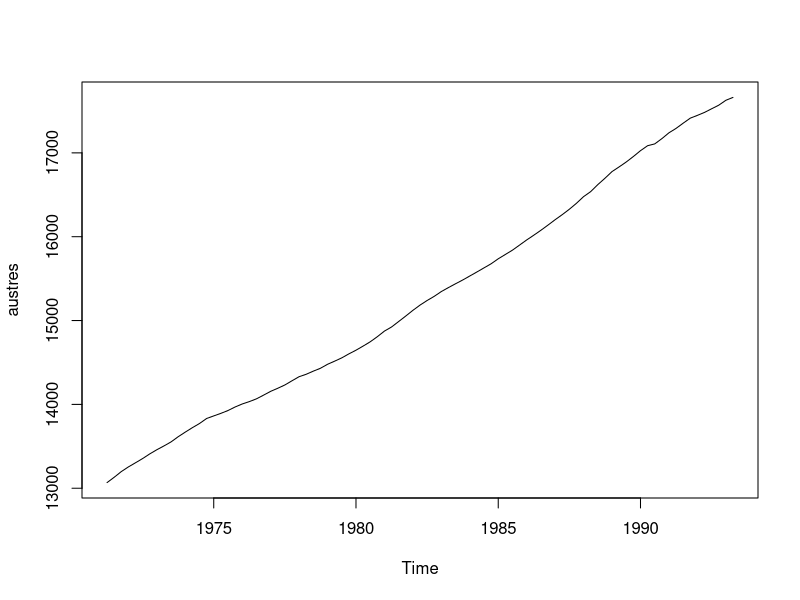
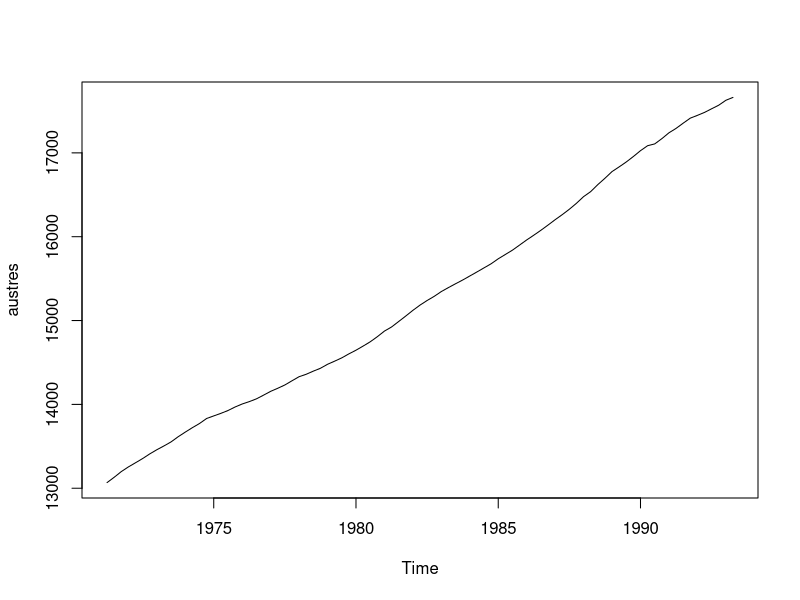
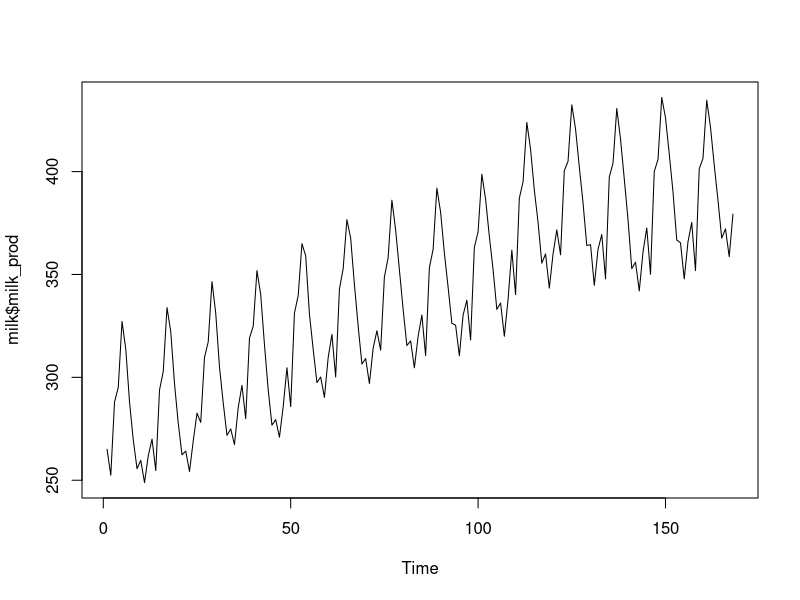
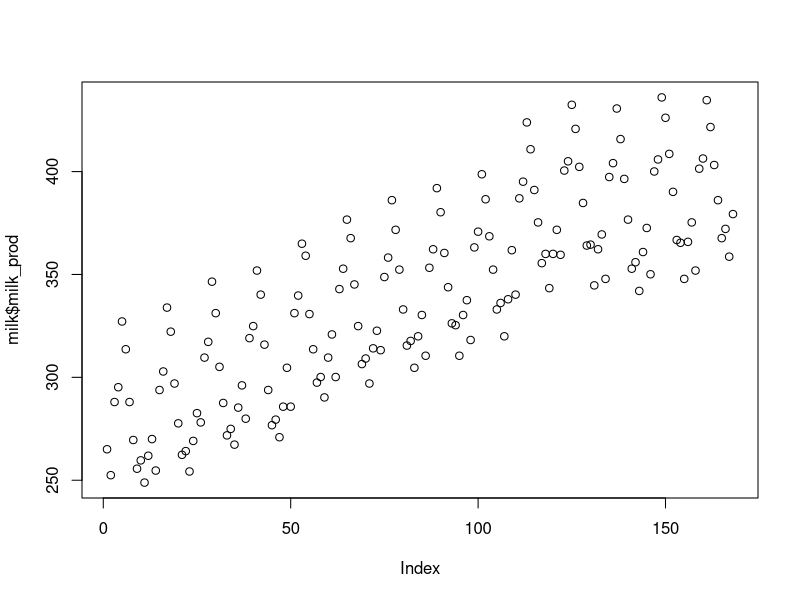
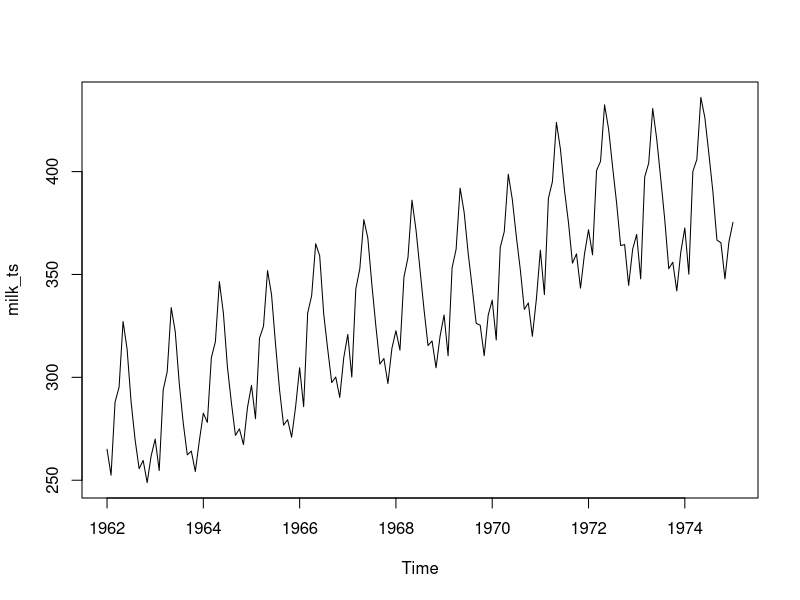

The R source for these figures, in order: (Note: this script raises an error after producing the figures.)
# Time series tutorial script

# Set working directory ----
setwd(dirname(rstudioapi::getActiveDocumentContext()$path))	

# Packages ----
library(ggplot2)
library(dplyr)
library(lubridate)
library(scales)
library(forecast)	

# Load data ----
# Quarterly time series, `ts` class
austres <- datasets::austres	

# Monthly time series, `dataframe` class
milk <- read.csv("monthly_milk.csv", stringsAsFactors = FALSE)
colnames(milk)[colnames(milk) == 'Monthly.milk.production..pounds.per.cow..Jan.62...Dec.75'] <- 'milk_prod'
milk$Month <- paste(milk$Month,"-01", sep = "")
milk$Month_time <- paste(milk$Month, "12:20:30")	# Exploring data types ----

# austres
austres
typeof(austres)
class(austres)
# Plot
plot.ts(austres)
plot(austres)	

# milk
milk$Month
class(milk)
typeof(milk$Month)
class(milk$Month)
head(milk)
# Plot
plot.ts(milk$milk_prod)
plot(milk$milk_prod)	

# Coercing a data frame to `ts` class ----
milk_ts <- ts(milk$milk_prod, start = 1962, end = 1975, freq = 12)	# Specify start and end year, freq (monthly = 12)
class(milk_ts)
plot.ts(milk_ts)
milk_ts	

# and back to a data frame
milk_df <- data.frame(milk_ts = c(milk_ts), time = c(time(milk_ts)))
milk_df	

# Changing a factor to a date / time ----
milk$Month_date <- as.Date(milk$Month)
class(milk$Month_date)
milk$Month_date
milk$Month_time_date <- as.POSIXct(milk$Month_time, format = "%Y-%m-%d %H:%M:%S")	
class(milk$Month_time_date)
typeof(milk$Month_time_date)
milk$Month_time_date

# Plotting with ggplot2 ----
# With `Date` class
ggplot(milk, aes(x = Month_date, y = milk_prod)) +
	geom_line() +
	scale_x_date(date_labels = "%Y", date_breaks = "1 year")	# Specify the label and breaks for x axis, takes `Date` class only	

ggplot(milk, aes(x = Month_date, y = milk_prod)) +
	geom_line() +
	scale_x_date(date_labels = "%m-%Y", date_breaks = "6 month")	# Specify the label and breaks for x axis, takes `Date` class only	

ggplot(milk, aes(x = Month_date, y = milk_prod)) +
	geom_line() +
	scale_x_date(date_labels = "%m-%Y", date_breaks = "6 month", limits = c(as.Date("1960-06-01"), NA))

ggplot(milk, aes(x = Month_date, y = milk_prod)) +
	geom_line() +
	scale_x_date(date_labels = "%m-%Y", date_breaks = "1 day")

ggplot(milk, aes(x = Month_date, y = milk_prod)) +
	geom_line()		

# With `POSIXct POSIXt` double class
ggplot(milk, aes(x = Month_time_date, y = milk_prod)) +
	geom_line() +
	scale_x_datetime(labels = date_format("%Y-%b"), date_breaks = "6 month")	# Specify the label and breaks for x axis, takes `Date` class only	

# Decomposition ----
milk_stl <- stl(milk_ts, s.window="period")
plot(milk_stl)
monthplot(milk_ts)
seasonplot(milk_ts)	

# Month, season, and trend plots with ggplot
# Trend plot
ggplot(milk, aes(x = Month_date, y = milk_prod)) +
	geom_smooth(method = "loess", se = FALSE, span = 0.6)

# Seasonal plot
# Extract month and year and store in new column
milk$year <- format(milk$Month_date, "%Y")
milk$month_num <- format(milk$Month_date, "%m")

ggplot(milk, aes(x = month_num, y = milk_prod, group = year)) + 
	geom_line(aes(colour = year))

# Forecasting ----
milk_fc_ets <- ets(milk_ts)
milk_fc_ets	
milk_fc_arima <- auto.arima(milk_ts)
milk_fc_arima
